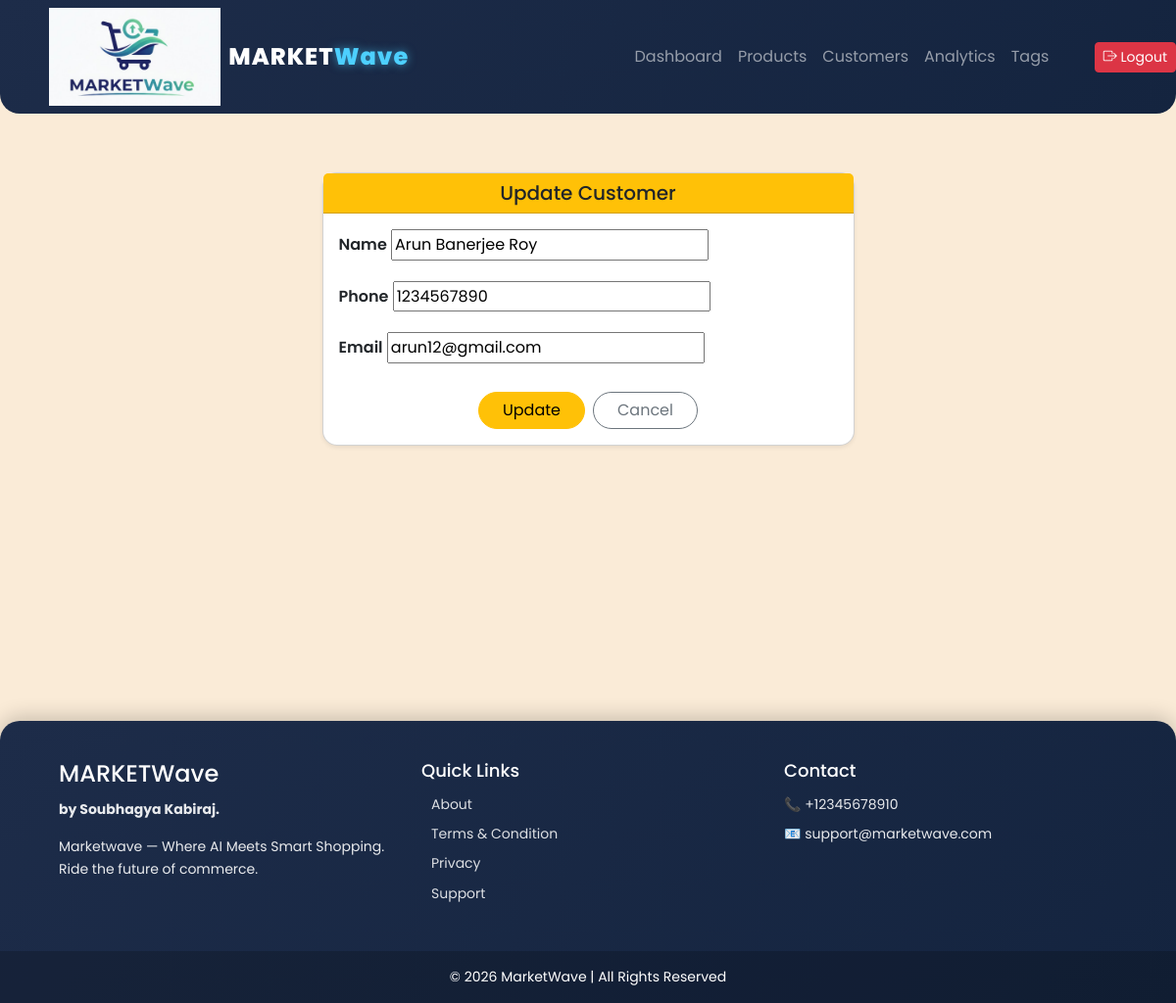
/update_customer/1 (signed in), run on the app's committed database.
### account/models.py (models this page shows, shortened)
class Customer(models.Model):
    name=models.CharField(max_length=100)
    phone=models.CharField(max_length=100)
    email=models.CharField(max_length=200)
    date_created=models.DateTimeField(auto_now_add=True, null=True)

### account/views.py (the view)
# urls.py: path('update_customer/<int:pk>',views.update_Customer,name='update_customer'),
@login_required(login_url='loginpage')
def update_Customer(request,pk):
    customer=Customer.objects.get(id=pk)
    form=CustomerForm(instance=customer)
    if request.method == 'POST':
        form=CustomerForm(request.POST, instance=customer)
        if form.is_valid():
            form.save()
            return redirect('/')
    context={'form':form}
    return render(request,'account/update_customer.html',context)

### account/forms.py
class CustomerForm(ModelForm):
    class Meta:
        model=Customer
        fields='__all__'

### template/account/update_customer.html (shortened to what this page needs)
{% extends 'main.html' %}
{% load static %}
{% block content %}
<div class="row justify-content-center">
    <div class="col-md-6">
        <div class="card shadow-sm">
            <div class="card-header bg-warning text-dark text-center">
                <h5 class="mb-0">Update Customer</h5>
            </div>
            <div class="card-body">
                <form method="POST">
                    {% for field in form %}
                        <div class="mb-3">
                            <label class="form-label fw-semibold">
                                {{ field.label }}
                            </label>
                            {{ field }}
                        </div>
                    {% endfor %}
                    <div class="d-flex justify-content-center gap-2 mt-4">
                        <button type="submit" class="btn btn-warning rounded-pill px-4">
                            Update
                        </button>
                        <a href="{% url 'home' %}" class="btn btn-outline-secondary rounded-pill px-4">
                            Cancel
                        </a>
                    </div>
                </form>
            </div>
        </div>
    </div>
</div>
{% endblock %}

### static/css/main.css (style rules this page uses)
* body { font-family: 'Poppins', sans-serif; background-color: antiquewhite; color: #333; line-height: 1.6; }
html { scroll-behavior: smooth; }
.card { border-radius: 15px; transition: transform 0.3s ease, box-shadow 0.3s ease; }

### data on the page
Customer: form "Arun Banerjee Roy" "1234567890" "arun12@gmail.com"

### other printed values
{{ field.label }} "Name" "Phone" "Email"
